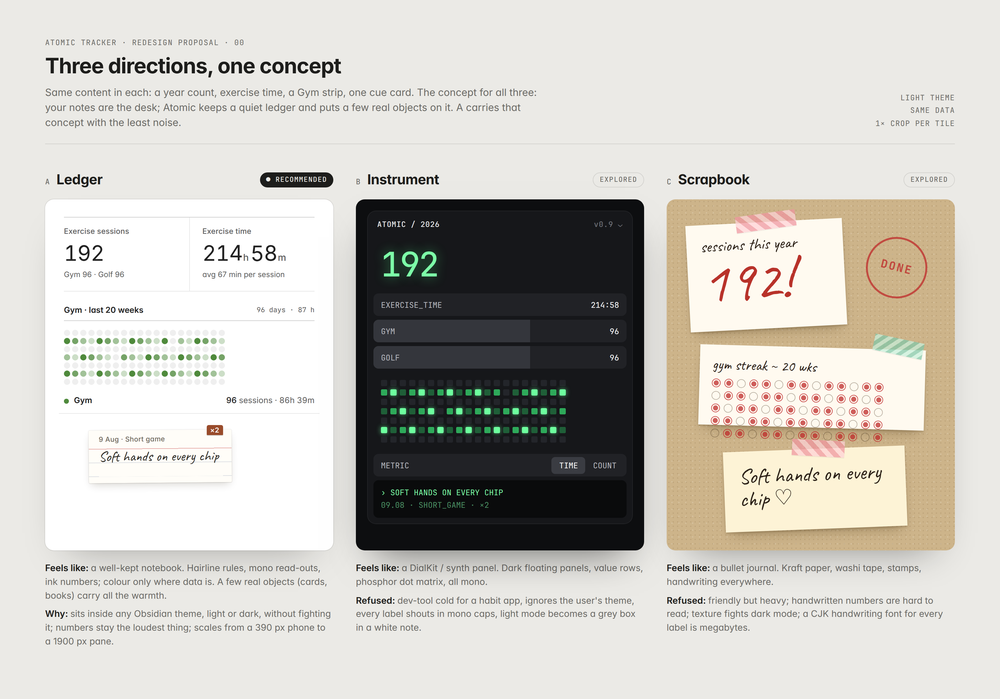
#> input picture design/1.5.0-revamp/00-directions.png, 1000 x 699 px, shrunk from 3192 x 2230 before the run
$ python pad-hero-content.py --src ../design/1.5.0-revamp/00-directions.png --out out.png --aspect-width 1.0 --aspect-height 1.0
#> lines starting #> are read from the running program, lines starting #| are printed output that depends on the picture
#!/usr/bin/env python3
"""Pad a hero content shot so cover-top keeps the full note.

A wide shot gets extra height. A tall shot gets equal left and right
margins. Content stays at the top.
"""
from __future__ import annotations

import argparse
import sys
from pathlib import Path

try:
    from PIL import Image
except ModuleNotFoundError:
    print("ERROR: Pillow is required", file=sys.stderr)
    raise SystemExit(1)


def pad_to_aspect(image: Image.Image, aspect: float, background: str) -> Image.Image:
#> called with aspect = 1, background = '#FFFFFF'
    if aspect <= 0:
        raise ValueError(f"aspect must be positive, got {aspect}")
    rgb = image.convert("RGB")
#> rgb is the input picture: PIL image 1000x699 RGB; mean R, G, B 201.1, 198.5, 192.2
    current = rgb.width / max(1, rgb.height)
#> current = 1.43
    if abs(current - aspect) <= 0.01:
        return rgb
    if current > aspect:
        height = max(rgb.height, round(rgb.width / aspect))
#> height = 1000
        canvas = Image.new("RGB", (rgb.width, height), background)
#> canvas: PIL image 1000x1000 RGB; every value is 255
        canvas.paste(rgb, (0, 0))
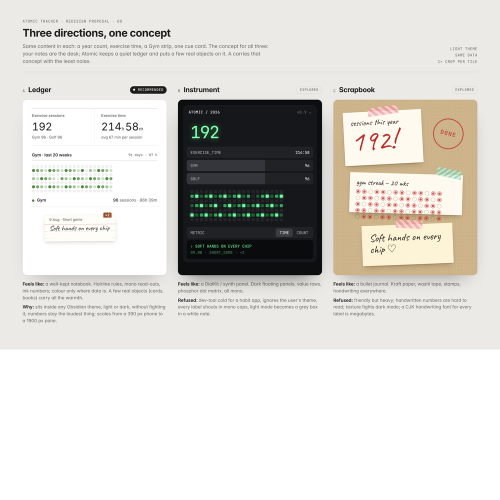
#> canvas: PIL image 1000x1000 RGB (shown at 1/2 size); mean R, G, B 217.3, 215.5, 211.1
        return canvas
    width = max(rgb.width, round(rgb.height * aspect))
    canvas = Image.new("RGB", (width, rgb.height), background)
    canvas.paste(rgb, ((width - rgb.width) // 2, 0))
    return canvas


def main() -> None:
    parser = argparse.ArgumentParser()
    parser.add_argument("--src", required=True)
    parser.add_argument("--out", required=True)
    parser.add_argument("--aspect-width", type=float, required=True)
    parser.add_argument("--aspect-height", type=float, required=True)
    parser.add_argument("--background", default="#FFFFFF")
    args = parser.parse_args()
    src = Path(args.src)
    if not src.is_file():
        parser.error(f"missing screenshot: {src}")
    if args.aspect_width <= 0 or args.aspect_height <= 0:
        parser.error("aspect width and height must be positive")
    out = pad_to_aspect(
        Image.open(src),
        args.aspect_width / args.aspect_height,
        args.background,
    )
    dest = Path(args.out)
    dest.parent.mkdir(parents=True, exist_ok=True)
    out.save(dest, "PNG", optimize=True)
    print(f"wrote {dest} {out.size}")
#| wrote out.png (1000, 1000)


if __name__ == "__main__":
    main()

$ run again, on design/1.5.0-revamp/02-dashboard-desktop-light.png
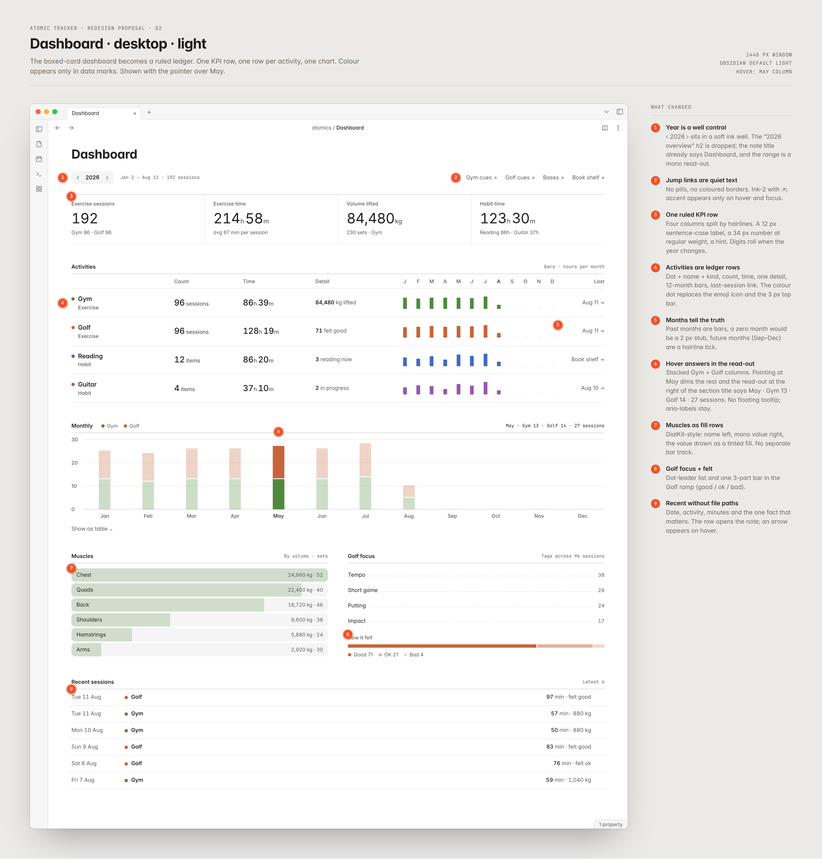
#> input picture design/1.5.0-revamp/02-dashboard-desktop-light.png, 822 x 859 px, shrunk from 3960 x 4138 before the run
#> in pad_to_aspect, rgb is the input picture: PIL image 822x859 RGB; mean R, G, B 241.6, 241, 238.9
#> in pad_to_aspect, `canvas.paste(rgb, ((width - rgb.width) // 2, 0))`:
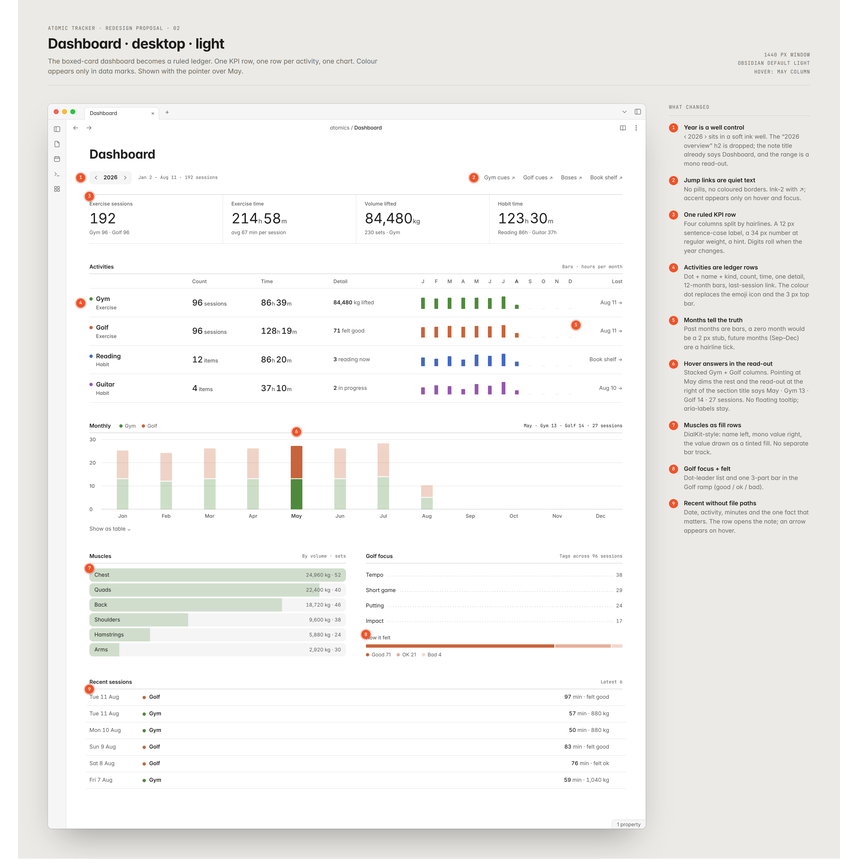
#> canvas: PIL image 859x859 RGB; mean R, G, B 242.2, 241.6, 239.6
#| wrote out.png (859, 859)

$ run again, on design/1.5.0-revamp/04-dashboard-phone.png
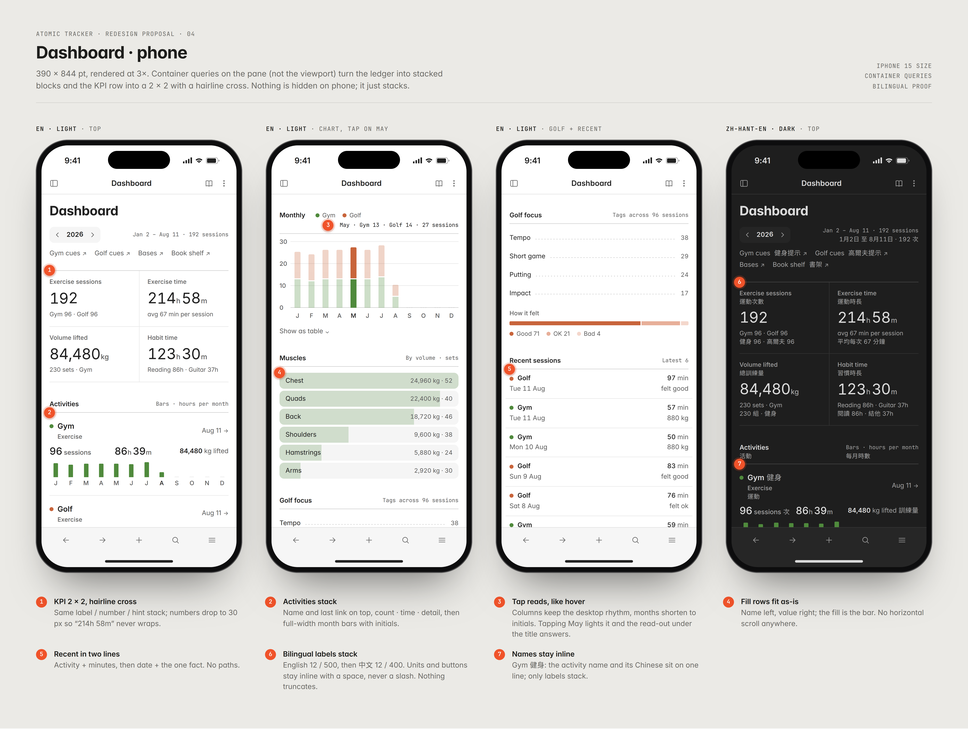
#> input picture design/1.5.0-revamp/04-dashboard-phone.png, 968 x 729 px, shrunk from 5808 x 4377 before the run
#> in pad_to_aspect, rgb is the input picture: PIL image 968x729 RGB; mean R, G, B 202.6, 201.9, 199.5
#> in pad_to_aspect, `canvas.paste(rgb, (0, 0))`:
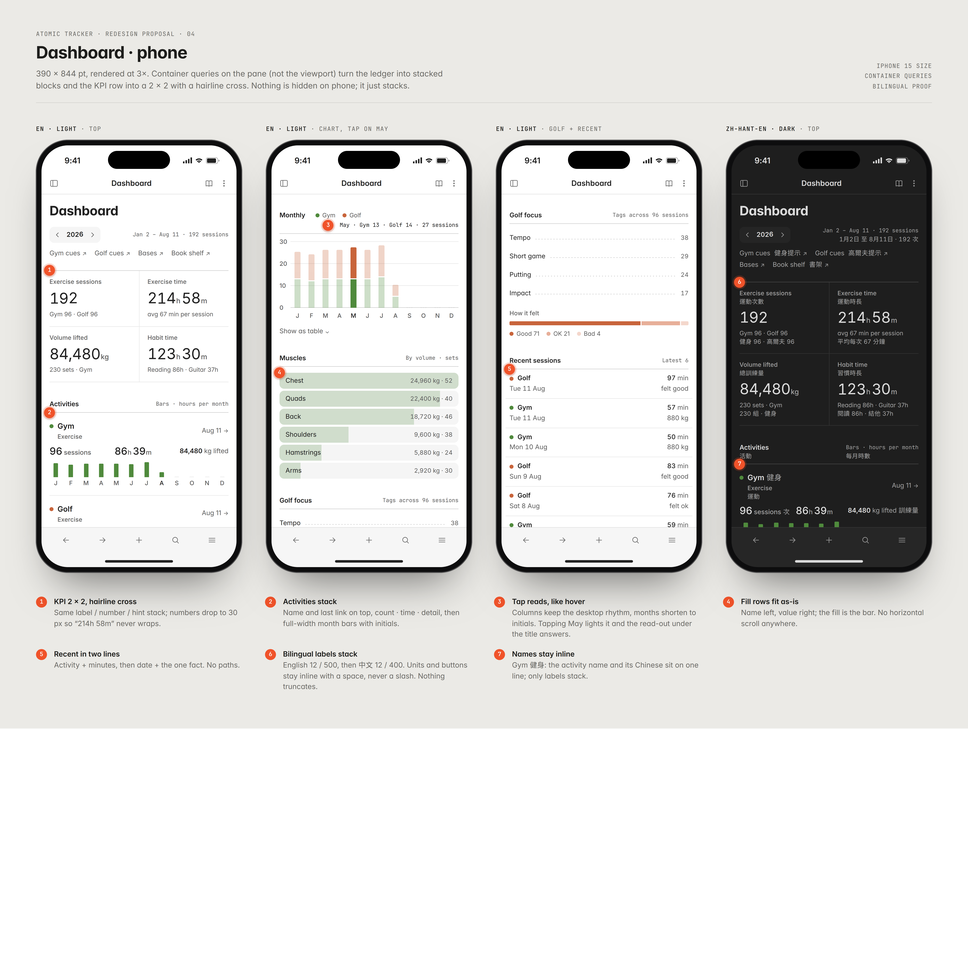
#> canvas: PIL image 968x968 RGB; mean R, G, B 215.6, 215, 213.2
#| wrote out.png (968, 968)
